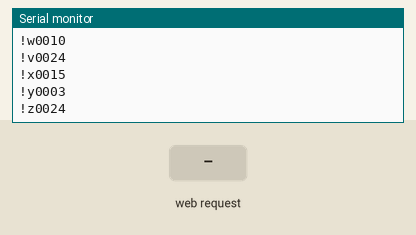
This program was run on a simulated ESP8266 (Wemos D1 mini). Shown: the last lines printed to the serial monitor. The test bench sets the inputs (shaded band). WiFi joins after 1.5 s; servers stay silent unless stated; network time is answered at once with the bench clock; the local clock reads 2024-03-15 10:24:30 at power-on unless the program sets it.

Above: at 3.3 s.
3.4 s: HTTP request GET /track/moon received
At 4.6 s:
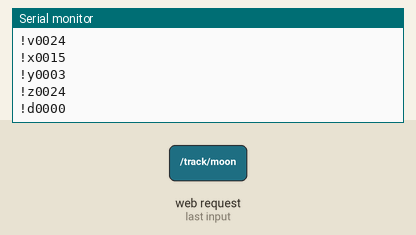
4.9 s: HTTP request GET /toggel received
At 5.8 s:
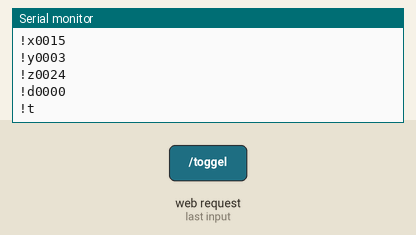
6.4 s: HTTP request GET /turn? received
At 7.1 s:
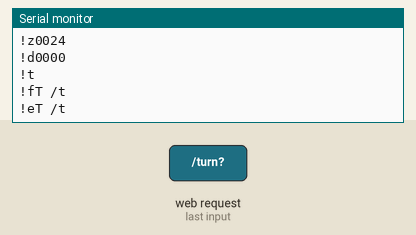
8.0 s: HTTP request GET /status received
At 10.4 s:
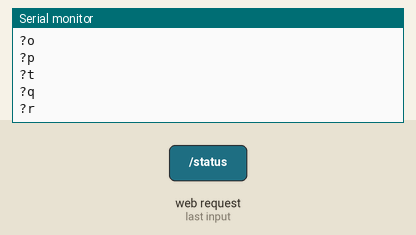

Measured:
- after the input at 3.4 s, the serial monitor: prints a new line at once (image 1)
- after the input at 4.9 s, the serial monitor: prints a new line at once (image 2)
- after the input at 6.4 s, the serial monitor: prints a new line at once (image 3)
- after the input at 8.0 s, the serial monitor: prints a new line at once (image 4)

The program:

main.cpp
```cpp
#include <Arduino.h>
#include <ESP8266WiFi.h>
#include <NTPClient.h>
#include <WiFiUdp.h>

WiFiUDP ntpUDP;
NTPClient timeClient(ntpUDP);

// Replace with your network credentials
const char* ssid     = "WirelessBelgie-Internet";
const char* password = NULL;

// Set web server port number to 80
WiFiServer server(80);

// Variable to store the HTTP request
String header;

// Auxiliar variables to store the current output state
String output5State = "off";
String output4State = "off";

// Assign output variables to GPIO pins
const int output5 = 5;
const int output4 = 4;

// Current time
unsigned long currentTime = millis();
// Previous time
unsigned long previousTime = 0;
// Define timeout time in milliseconds (example: 2000ms = 2s)
const long timeoutTime = 5000;

String SerialSendRead(String command, int milliseconds){
              String buffer="";
              while (Serial.available()>0) buffer+= Serial.readString();
              Serial.println(command);
              delay(milliseconds);
              buffer="";
              while (Serial.available()>0) buffer+= Serial.readString();
              return buffer;
}

String prependZero(int number, unsigned int outLength){
  String output = String(number);
  while (output.length() < outLength){
    output = "0"+output;
  }
  return output;
}

void setup() {
  Serial.begin(115200);

  // Connect to Wi-Fi network with SSID and password
  WiFi.begin(ssid, password);
  while (WiFi.status() != WL_CONNECTED) {
    delay(500);
  }
  server.begin();

  timeClient.begin();
  timeClient.update();
  Serial.println("!u" + prependZero(timeClient.getSeconds(),4));
  delay(100);
  Serial.println("!w" + prependZero(timeClient.getHours(),4));
  delay(100);
  Serial.println("!v" + prependZero(timeClient.getMinutes(),4));
  delay(100);
  unsigned long epochTime = timeClient.getEpochTime();
  struct tm *ptm = gmtime ((time_t *)&epochTime);
  int monthDay = ptm->tm_mday;
  int currentMonth = ptm->tm_mon+1;
  int currentYear = ptm->tm_year-100;

  Serial.println("!x" + prependZero(monthDay,4));
  delay(100);
  Serial.println("!y" + prependZero(currentMonth,4));
  delay(100);
  Serial.println("!z" + prependZero(currentYear,4));
  delay(100);


}


void loop(){
  WiFiClient client = server.available();   // Listen for incoming clients

  if (client) {                             // If a new client connects,
    String currentLine = "";                // make a String to hold incoming data from the client
    currentTime = millis();
    previousTime = currentTime;
    while (client.connected() && currentTime - previousTime <= timeoutTime) { // loop while the client's connected
      currentTime = millis();
      if (client.available()) {             // if there's bytes to read from the client,
        char c = client.read();             // read a byte, then
        header += c;
        if (c == '\n') {                    // if the byte is a newline character
          // if the current line is blank, you got two newline characters in a row.
          // that's the end of the client HTTP request, so send a response:
          if (currentLine.length() == 0) {
            // HTTP headers always start with a response code (e.g. HTTP/1.1 200 OK)
            // and a content-type so the client knows what's coming, then a blank line:
            client.println("HTTP/1.1 200 OK");
            client.println("Content-type:text/html");
            client.println("Connection: close");
            client.println();


                        // Display the HTML web page
            client.println("<!DOCTYPE html><html>");
            client.println("<head><meta name=\"viewport\" content=\"width=device-width, initial-scale=1\">");
            client.println("<link rel=\"icon\" href=\"data:,\">");
            // CSS to style the on/off buttons
            // Feel free to change the background-color and font-size attributes to fit your preferences
            client.println("<style>html { font-family: Helvetica; display: inline-block; margin: 0px auto;}");
            client.println(".button { background-color: #195B6A; border: none; color: white; padding: 15px 35px;");
            client.println("text-decoration: none; font-size: 30px; margin: 2px; cursor: pointer;}");
            client.println(".button2 {background-color: #77878A;}</style></head>");

            client.println("<body>");


            // turns the GPIOs on and off
            if (header.indexOf("GET /track/moon") >= 0) {
              Serial.println("!d0000");
            } else if (header.indexOf("GET /toggel") >= 0) {
              Serial.println("!t");
            } else if (header.indexOf("GET /turn?") >= 0) {
              int elIndex = header.indexOf("el=")+3;
              Serial.println("!f" + header.substring(elIndex,elIndex+4));
              delay(100);
              int azIndex = header.indexOf("az=")+3;
              Serial.println("!e" + header.substring(azIndex,azIndex+4));
            } else if (header.indexOf("GET /status") >= 0) {
              client.println("<h1>status</h1>");
              //AZ

              client.println("<p style='font-size:160%;'>Az: " + String((SerialSendRead("?o", 300).toDouble())/10) + "</p>");
              client.println("<p style='font-size:160%;'>El: " + String((SerialSendRead("?p", 300).toDouble()-900)/10) + "</p>");
              client.println("<p>Toggel: " + SerialSendRead("?t", 300) + "</p>");
              client.println("<p>Target AZ: " + String((SerialSendRead("?q", 300).toDouble())/10) + "</p>");
              client.println("<p>Target EL: " + String((SerialSendRead("?r", 300).toDouble())/10) + "</p>");
              //wifi
              client.println("<p>rssi: " + String(WiFi.RSSI()) + "dBm</p>");
            }


            // Web Page Heading
            client.println("<p><a href=\"/status\"><button class=\"button\">status<br/>refresh</button></a></p>");
            client.println("<h1>Rotor controller</h1>");
            client.println("<p><a href=\"/track/moon\"><button class=\"button\">moon</button></a></p>");
            client.println("<p><a href=\"/toggel\"><button class=\"button\">!t</button></a></p>");
            client.println("<p>input in 10 of a degree, always 4 digits (prepend with 0 if needed)<br /><table><tr><td><form action='/turn' method='get'>");
            client.println("el:<input type='text' name='el' value=''><br />");
            client.println("az:<input type='text' name='az' value=''><br />");
            client.println("</td><td><input type='submit' class='button' value='turn'></td></tr></table></form>");
            client.println("</p>");

            client.println("</body></html>");

            // The HTTP response ends with another blank line
            client.println();
            // Break out of the while loop
            break;
          } else { // if you got a newline, then clear currentLine
            currentLine = "";
          }
        } else if (c != '\r') {  // if you got anything else but a carriage return character,
          currentLine += c;      // add it to the end of the currentLine
        }
      }
    }
    // Clear the header variable
    header = "";
    // Close the connection
    client.stop();
  }
}
```
